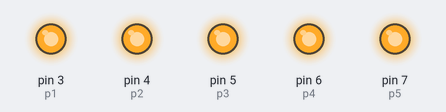
Bench run of a sketch on a simulated Arduino Uno, built with avr-gcc and run on an emulated ATmega328P. Parts: output pins drawn as LEDs (lit = HIGH).

Above: at 0.5 s.
At 3.5 s:
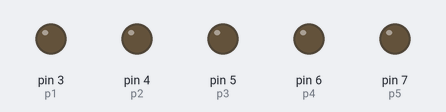
Timing chart, 0 to 4.6 s (numbered marks = the images above):
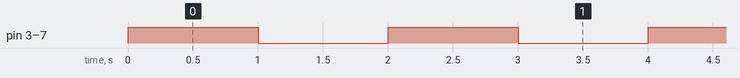

Measured:
- by itself, pin 3 (p1), pin 4 (p2), pin 5 (p3), pin 6 (p4), pin 7 (p5): alternates HIGH for 1.0 s and LOW for 1.0 s

The sketch:

waterpump_test3.ino
```cpp
  int p1 = 3;
  int p2 = 4;
  int p3 = 5;
  int p4 = 6;
  int p5 = 7;
// the setup function runs once when you press reset or power the board
//p# refers to the pumps that the arduino is connected to
void setup() {
  // initialize ps as outputs.
  pinMode(p1, OUTPUT);
  pinMode(p2, OUTPUT);
  pinMode(p3, OUTPUT);
  pinMode(p4, OUTPUT);
  pinMode(p5, OUTPUT);
}

// the loop function runs over and over again forever
void loop() {
  digitalWrite(p1, HIGH); // turn the pump on
  digitalWrite(p2, HIGH);
  digitalWrite(p3, HIGH);
  digitalWrite(p4, HIGH);
  digitalWrite(p5, HIGH);
  delay(1000);                       // wait for a second
  digitalWrite(p1, LOW); //turn pump off
  digitalWrite(p2, LOW);
  digitalWrite(p3, LOW);
  digitalWrite(p4, LOW);
  digitalWrite(p5, LOW);
  delay(1000);                       // wait for a second
}
```
